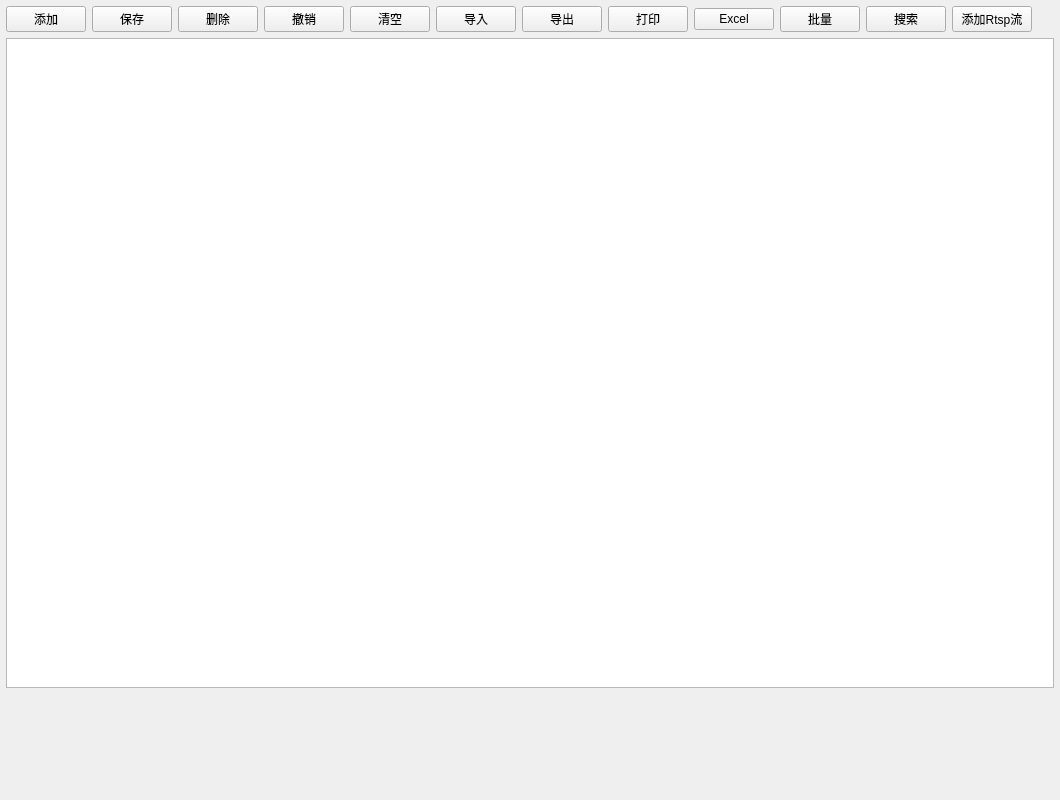
<?xml version="1.0" encoding="UTF-8"?>
<ui version="4.0">
 <class>frmConfigIpc</class>
 <widget class="QWidget" name="frmConfigIpc">
  <property name="geometry">
   <rect>
    <x>0</x>
    <y>0</y>
    <width>1060</width>
    <height>800</height>
   </rect>
  </property>
  <property name="windowTitle">
   <string>Form</string>
  </property>
  <layout class="QVBoxLayout" name="verticalLayout">
   <property name="spacing">
    <number>6</number>
   </property>
   <property name="leftMargin">
    <number>6</number>
   </property>
   <property name="topMargin">
    <number>6</number>
   </property>
   <property name="rightMargin">
    <number>6</number>
   </property>
   <property name="bottomMargin">
    <number>6</number>
   </property>
   <item>
    <widget class="QWidget" name="widgetTop" native="true">
     <layout class="QHBoxLayout" name="horizontalLayout">
      <property name="spacing">
       <number>6</number>
      </property>
      <property name="leftMargin">
       <number>0</number>
      </property>
      <property name="topMargin">
       <number>0</number>
      </property>
      <property name="rightMargin">
       <number>0</number>
      </property>
      <property name="bottomMargin">
       <number>0</number>
      </property>
      <item>
       <widget class="QPushButton" name="btnAdd">
        <property name="text">
         <string>添加</string>
        </property>
       </widget>
      </item>
      <item>
       <widget class="QPushButton" name="btnSave">
        <property name="text">
         <string>保存</string>
        </property>
       </widget>
      </item>
      <item>
       <widget class="QPushButton" name="btnDelete">
        <property name="text">
         <string>删除</string>
        </property>
       </widget>
      </item>
      <item>
       <widget class="QPushButton" name="btnReturn">
        <property name="text">
         <string>撤销</string>
        </property>
       </widget>
      </item>
      <item>
       <widget class="QPushButton" name="btnClear">
        <property name="text">
         <string>清空</string>
        </property>
       </widget>
      </item>
      <item>
       <widget class="QPushButton" name="btnInput">
        <property name="text">
         <string>导入</string>
        </property>
       </widget>
      </item>
      <item>
       <widget class="QPushButton" name="btnOutput">
        <property name="text">
         <string>导出</string>
        </property>
       </widget>
      </item>
      <item>
       <widget class="QPushButton" name="btnPrint">
        <property name="text">
         <string>打印</string>
        </property>
       </widget>
      </item>
      <item>
       <widget class="QPushButton" name="btnXls">
        <property name="text">
         <string>Excel</string>
        </property>
       </widget>
      </item>
      <item>
       <widget class="QPushButton" name="btnPlus">
        <property name="text">
         <string>批量</string>
        </property>
       </widget>
      </item>
      <item>
       <widget class="QPushButton" name="btnSearch">
        <property name="text">
         <string>搜索</string>
        </property>
       </widget>
      </item>
      <item>
       <widget class="QPushButton" name="btnAddRtspStream">
        <property name="text">
         <string>添加Rtsp流</string>
        </property>
       </widget>
      </item>
      <item>
       <widget class="QLabel" name="labTip">
        <property name="sizePolicy">
         <sizepolicy hsizetype="Expanding" vsizetype="Preferred">
          <horstretch>0</horstretch>
          <verstretch>0</verstretch>
         </sizepolicy>
        </property>
        <property name="text">
         <string/>
        </property>
        <property name="alignment">
         <set>Qt::AlignmentFlag::AlignCenter</set>
        </property>
       </widget>
      </item>
     </layout>
    </widget>
   </item>
   <item>
    <widget class="QTableView" name="tableView">
     <property name="sizePolicy">
      <sizepolicy hsizetype="Expanding" vsizetype="Expanding">
       <horstretch>0</horstretch>
       <verstretch>0</verstretch>
      </sizepolicy>
     </property>
    </widget>
   </item>
   <item>
    <widget class="frmConfigIpcSearch" name="widgetIpcSearch" native="true">
     <property name="sizePolicy">
      <sizepolicy hsizetype="Preferred" vsizetype="Fixed">
       <horstretch>0</horstretch>
       <verstretch>0</verstretch>
      </sizepolicy>
     </property>
     <property name="minimumSize">
      <size>
       <width>0</width>
       <height>100</height>
      </size>
     </property>
    </widget>
   </item>
  </layout>
 </widget>
 <customwidgets>
  <customwidget>
   <class>frmConfigIpcSearch</class>
   <extends>QWidget</extends>
   <header>frmconfigipcsearch.h</header>
   <container>1</container>
  </customwidget>
 </customwidgets>
 <tabstops>
  <tabstop>btnAdd</tabstop>
  <tabstop>btnSave</tabstop>
  <tabstop>btnDelete</tabstop>
  <tabstop>btnReturn</tabstop>
  <tabstop>btnClear</tabstop>
  <tabstop>btnInput</tabstop>
  <tabstop>btnOutput</tabstop>
  <tabstop>btnPrint</tabstop>
  <tabstop>btnXls</tabstop>
  <tabstop>btnPlus</tabstop>
  <tabstop>btnSearch</tabstop>
  <tabstop>tableView</tabstop>
 </tabstops>
 <resources/>
 <connections/>
</ui>
